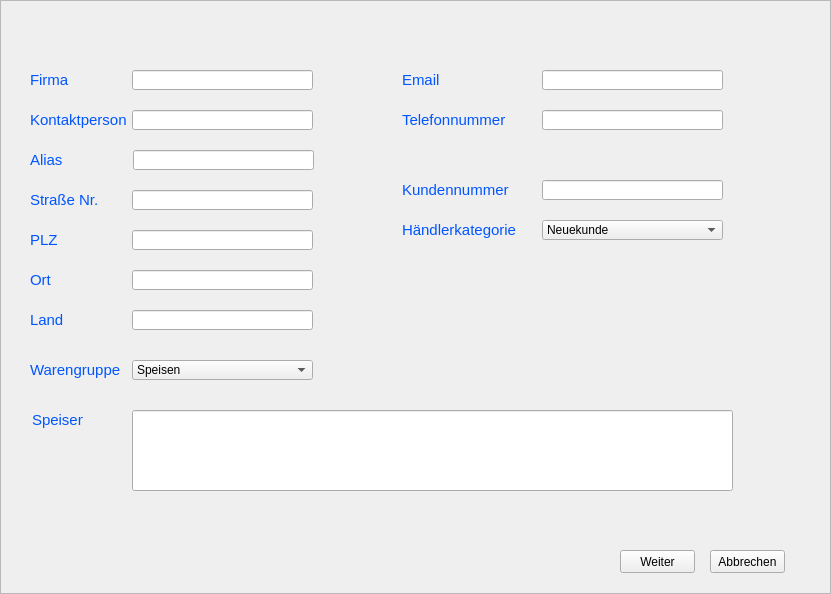
<?xml version="1.0" encoding="UTF-8"?>
<ui version="4.0">
 <class>BoaWista</class>
 <widget class="QFrame" name="BoaWista">
  <property name="windowModality">
   <enum>Qt::ApplicationModal</enum>
  </property>
  <property name="geometry">
   <rect>
    <x>0</x>
    <y>0</y>
    <width>831</width>
    <height>594</height>
   </rect>
  </property>
  <property name="windowTitle">
   <string>Frame</string>
  </property>
  <property name="frameShape">
   <enum>QFrame::StyledPanel</enum>
  </property>
  <property name="frameShadow">
   <enum>QFrame::Raised</enum>
  </property>
  <widget class="QLabel" name="txtTelefonnummer">
   <property name="geometry">
    <rect>
     <x>402</x>
     <y>110</y>
     <width>111</width>
     <height>21</height>
    </rect>
   </property>
   <property name="text">
    <string>&lt;html&gt;&lt;head/&gt;&lt;body&gt;&lt;p&gt;&lt;span style=&quot; font-size:11pt; color:#0055ff;&quot;&gt;Telefonnummer&lt;/span&gt;&lt;/p&gt;&lt;/body&gt;&lt;/html&gt;</string>
   </property>
  </widget>
  <widget class="QComboBox" name="Haendlerkategorie_text">
   <property name="geometry">
    <rect>
     <x>542</x>
     <y>220</y>
     <width>181</width>
     <height>20</height>
    </rect>
   </property>
   <item>
    <property name="text">
     <string>Neuekunde</string>
    </property>
   </item>
   <item>
    <property name="text">
     <string>Premium</string>
    </property>
   </item>
   <item>
    <property name="text">
     <string>Bestandskunde</string>
    </property>
   </item>
   <item>
    <property name="text">
     <string>Blacklist</string>
    </property>
   </item>
  </widget>
  <widget class="QLabel" name="txtBezeichungSpeise">
   <property name="geometry">
    <rect>
     <x>32</x>
     <y>410</y>
     <width>51</width>
     <height>20</height>
    </rect>
   </property>
   <property name="text">
    <string>&lt;html&gt;&lt;head/&gt;&lt;body&gt;&lt;p&gt;&lt;span style=&quot; font-size:11pt; color:#0055ff;&quot;&gt;Speisen&lt;/span&gt;&lt;/p&gt;&lt;/body&gt;&lt;/html&gt;</string>
   </property>
  </widget>
  <widget class="QLineEdit" name="Strasse_text">
   <property name="geometry">
    <rect>
     <x>132</x>
     <y>190</y>
     <width>181</width>
     <height>20</height>
    </rect>
   </property>
  </widget>
  <widget class="QLabel" name="IDKundennummer">
   <property name="geometry">
    <rect>
     <x>402</x>
     <y>180</y>
     <width>121</width>
     <height>21</height>
    </rect>
   </property>
   <property name="text">
    <string>&lt;html&gt;&lt;head/&gt;&lt;body&gt;&lt;p&gt;&lt;span style=&quot; font-size:11pt; color:#0055ff;&quot;&gt;Kundennummer&lt;/span&gt;&lt;/p&gt;&lt;/body&gt;&lt;/html&gt;</string>
   </property>
  </widget>
  <widget class="QComboBox" name="Warengruppe_text">
   <property name="geometry">
    <rect>
     <x>132</x>
     <y>360</y>
     <width>181</width>
     <height>20</height>
    </rect>
   </property>
   <item>
    <property name="text">
     <string>Speisen</string>
    </property>
   </item>
   <item>
    <property name="text">
     <string>Sonstige</string>
    </property>
   </item>
   <item>
    <property name="text">
     <string>Getränke</string>
    </property>
   </item>
   <item>
    <property name="text">
     <string>Non-Food</string>
    </property>
   </item>
  </widget>
  <widget class="QLabel" name="txtKontaktperson">
   <property name="geometry">
    <rect>
     <x>30</x>
     <y>110</y>
     <width>111</width>
     <height>21</height>
    </rect>
   </property>
   <property name="text">
    <string>&lt;html&gt;&lt;head/&gt;&lt;body&gt;&lt;p&gt;&lt;span style=&quot; font-size:11pt; color:#0055ff;&quot;&gt;Kontaktperson&lt;/span&gt;&lt;/p&gt;&lt;/body&gt;&lt;/html&gt;</string>
   </property>
  </widget>
  <widget class="QLineEdit" name="Email_text">
   <property name="geometry">
    <rect>
     <x>542</x>
     <y>70</y>
     <width>181</width>
     <height>20</height>
    </rect>
   </property>
  </widget>
  <widget class="QLabel" name="lngWarengruppen">
   <property name="geometry">
    <rect>
     <x>30</x>
     <y>360</y>
     <width>91</width>
     <height>21</height>
    </rect>
   </property>
   <property name="text">
    <string>&lt;html&gt;&lt;head/&gt;&lt;body&gt;&lt;p&gt;&lt;span style=&quot; font-size:11pt; color:#0055ff;&quot;&gt;Warengruppe&lt;/span&gt;&lt;/p&gt;&lt;/body&gt;&lt;/html&gt;</string>
   </property>
  </widget>
  <widget class="QLabel" name="txtEmail">
   <property name="geometry">
    <rect>
     <x>402</x>
     <y>70</y>
     <width>51</width>
     <height>20</height>
    </rect>
   </property>
   <property name="text">
    <string>&lt;html&gt;&lt;head/&gt;&lt;body&gt;&lt;p&gt;&lt;span style=&quot; font-size:11pt; color:#0055ff;&quot;&gt;Email&lt;/span&gt;&lt;/p&gt;&lt;/body&gt;&lt;/html&gt;</string>
   </property>
  </widget>
  <widget class="QLineEdit" name="Ort_text">
   <property name="geometry">
    <rect>
     <x>132</x>
     <y>270</y>
     <width>181</width>
     <height>20</height>
    </rect>
   </property>
  </widget>
  <widget class="QLineEdit" name="PLZ_text">
   <property name="geometry">
    <rect>
     <x>132</x>
     <y>230</y>
     <width>181</width>
     <height>20</height>
    </rect>
   </property>
  </widget>
  <widget class="QLineEdit" name="Alias_txt">
   <property name="geometry">
    <rect>
     <x>133</x>
     <y>150</y>
     <width>181</width>
     <height>20</height>
    </rect>
   </property>
  </widget>
  <widget class="QLabel" name="txtPLZ">
   <property name="geometry">
    <rect>
     <x>30</x>
     <y>230</y>
     <width>71</width>
     <height>21</height>
    </rect>
   </property>
   <property name="text">
    <string>&lt;html&gt;&lt;head/&gt;&lt;body&gt;&lt;p&gt;&lt;span style=&quot; font-size:11pt; color:#0055ff;&quot;&gt;PLZ&lt;/span&gt;&lt;/p&gt;&lt;/body&gt;&lt;/html&gt;</string>
   </property>
  </widget>
  <widget class="QLineEdit" name="Telefonnummer_text">
   <property name="geometry">
    <rect>
     <x>542</x>
     <y>110</y>
     <width>181</width>
     <height>20</height>
    </rect>
   </property>
  </widget>
  <widget class="QLineEdit" name="Speise_text">
   <property name="geometry">
    <rect>
     <x>132</x>
     <y>410</y>
     <width>601</width>
     <height>81</height>
    </rect>
   </property>
  </widget>
  <widget class="QLabel" name="txtFirmenname">
   <property name="geometry">
    <rect>
     <x>30</x>
     <y>70</y>
     <width>51</width>
     <height>21</height>
    </rect>
   </property>
   <property name="text">
    <string>&lt;html&gt;&lt;head/&gt;&lt;body&gt;&lt;p&gt;&lt;span style=&quot; font-size:11pt; color:#0055ff;&quot;&gt;Firma&lt;/span&gt;&lt;/p&gt;&lt;/body&gt;&lt;/html&gt;</string>
   </property>
  </widget>
  <widget class="QLabel" name="txtAnschrift">
   <property name="geometry">
    <rect>
     <x>30</x>
     <y>190</y>
     <width>81</width>
     <height>21</height>
    </rect>
   </property>
   <property name="text">
    <string>&lt;html&gt;&lt;head/&gt;&lt;body&gt;&lt;p&gt;&lt;span style=&quot; font-size:11pt; color:#0055ff;&quot;&gt;Straße Nr.&lt;/span&gt;&lt;/p&gt;&lt;/body&gt;&lt;/html&gt;</string>
   </property>
  </widget>
  <widget class="QLineEdit" name="kundennummer_txt">
   <property name="geometry">
    <rect>
     <x>542</x>
     <y>180</y>
     <width>181</width>
     <height>20</height>
    </rect>
   </property>
  </widget>
  <widget class="QLineEdit" name="Kontaktperson_text">
   <property name="geometry">
    <rect>
     <x>132</x>
     <y>110</y>
     <width>181</width>
     <height>20</height>
    </rect>
   </property>
  </widget>
  <widget class="QLineEdit" name="Firma_text">
   <property name="geometry">
    <rect>
     <x>132</x>
     <y>70</y>
     <width>181</width>
     <height>20</height>
    </rect>
   </property>
   <property name="sizePolicy">
    <sizepolicy hsizetype="Maximum" vsizetype="Maximum">
     <horstretch>45</horstretch>
     <verstretch>90</verstretch>
    </sizepolicy>
   </property>
  </widget>
  <widget class="QLabel" name="txtHndelKategorie">
   <property name="geometry">
    <rect>
     <x>402</x>
     <y>220</y>
     <width>121</width>
     <height>21</height>
    </rect>
   </property>
   <property name="text">
    <string>&lt;html&gt;&lt;head/&gt;&lt;body&gt;&lt;p&gt;&lt;span style=&quot; font-size:11pt; color:#0055ff;&quot;&gt;Händlerkategorie&lt;/span&gt;&lt;/p&gt;&lt;/body&gt;&lt;/html&gt;</string>
   </property>
  </widget>
  <widget class="QLabel" name="txtOrt">
   <property name="geometry">
    <rect>
     <x>30</x>
     <y>270</y>
     <width>51</width>
     <height>20</height>
    </rect>
   </property>
   <property name="text">
    <string>&lt;html&gt;&lt;head/&gt;&lt;body&gt;&lt;p&gt;&lt;span style=&quot; font-size:11pt; color:#0055ff;&quot;&gt;Ort&lt;/span&gt;&lt;/p&gt;&lt;/body&gt;&lt;/html&gt;</string>
   </property>
  </widget>
  <widget class="QLabel" name="txtAlias">
   <property name="geometry">
    <rect>
     <x>30</x>
     <y>150</y>
     <width>51</width>
     <height>21</height>
    </rect>
   </property>
   <property name="text">
    <string>&lt;html&gt;&lt;head/&gt;&lt;body&gt;&lt;p&gt;&lt;span style=&quot; font-size:11pt; color:#0055ff;&quot;&gt;Alias&lt;/span&gt;&lt;/p&gt;&lt;/body&gt;&lt;/html&gt;</string>
   </property>
  </widget>
  <widget class="QScrollBar" name="verticalScrollBar">
   <property name="geometry">
    <rect>
     <x>970</x>
     <y>-1</y>
     <width>20</width>
     <height>821</height>
    </rect>
   </property>
   <property name="orientation">
    <enum>Qt::Vertical</enum>
   </property>
  </widget>
  <widget class="QLineEdit" name="Land_text">
   <property name="geometry">
    <rect>
     <x>132</x>
     <y>310</y>
     <width>181</width>
     <height>20</height>
    </rect>
   </property>
  </widget>
  <widget class="QLabel" name="txtLand">
   <property name="geometry">
    <rect>
     <x>30</x>
     <y>310</y>
     <width>51</width>
     <height>20</height>
    </rect>
   </property>
   <property name="text">
    <string>&lt;html&gt;&lt;head/&gt;&lt;body&gt;&lt;p&gt;&lt;span style=&quot; font-size:11pt; color:#0055ff;&quot;&gt;Land&lt;/span&gt;&lt;/p&gt;&lt;/body&gt;&lt;/html&gt;</string>
   </property>
  </widget>
  <widget class="QPushButton" name="Weiter_btn">
   <property name="geometry">
    <rect>
     <x>620</x>
     <y>550</y>
     <width>75</width>
     <height>23</height>
    </rect>
   </property>
   <property name="text">
    <string>Weiter</string>
   </property>
  </widget>
  <widget class="QPushButton" name="Abbruch_btn">
   <property name="geometry">
    <rect>
     <x>710</x>
     <y>550</y>
     <width>75</width>
     <height>23</height>
    </rect>
   </property>
   <property name="text">
    <string>Abbrechen</string>
   </property>
  </widget>
 </widget>
 <resources/>
 <connections>
  <connection>
   <sender>Weiter_btn</sender>
   <signal>clicked()</signal>
   <receiver>BoaWista</receiver>
   <slot>save()</slot>
   <hints>
    <hint type="sourcelabel">
     <x>664</x>
     <y>837</y>
    </hint>
    <hint type="destinationlabel">
     <x>477</x>
     <y>822</y>
    </hint>
   </hints>
  </connection>
 </connections>
 <slots>
  <slot>save()</slot>
 </slots>
</ui>
